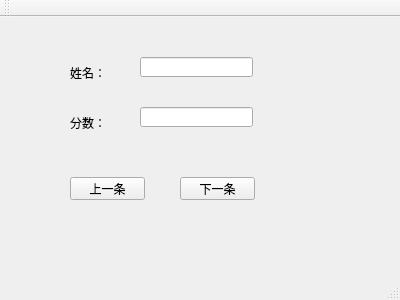
<?xml version="1.0" encoding="UTF-8"?>
<ui version="4.0">
 <class>MainWindow</class>
 <widget class="QMainWindow" name="MainWindow">
  <property name="geometry">
   <rect>
    <x>0</x>
    <y>0</y>
    <width>400</width>
    <height>300</height>
   </rect>
  </property>
  <property name="windowTitle">
   <string>MainWindow</string>
  </property>
  <widget class="QWidget" name="centralWidget">
   <widget class="QLabel" name="label">
    <property name="geometry">
     <rect>
      <x>70</x>
      <y>50</y>
      <width>54</width>
      <height>12</height>
     </rect>
    </property>
    <property name="text">
     <string>姓名：</string>
    </property>
   </widget>
   <widget class="QLabel" name="label_2">
    <property name="geometry">
     <rect>
      <x>70</x>
      <y>100</y>
      <width>54</width>
      <height>12</height>
     </rect>
    </property>
    <property name="text">
     <string>分数：</string>
    </property>
   </widget>
   <widget class="QLineEdit" name="lineEdit">
    <property name="geometry">
     <rect>
      <x>140</x>
      <y>40</y>
      <width>113</width>
      <height>20</height>
     </rect>
    </property>
   </widget>
   <widget class="QLineEdit" name="lineEdit_2">
    <property name="geometry">
     <rect>
      <x>140</x>
      <y>90</y>
      <width>113</width>
      <height>20</height>
     </rect>
    </property>
   </widget>
   <widget class="QPushButton" name="pushButton">
    <property name="geometry">
     <rect>
      <x>70</x>
      <y>160</y>
      <width>75</width>
      <height>23</height>
     </rect>
    </property>
    <property name="text">
     <string>上一条</string>
    </property>
   </widget>
   <widget class="QPushButton" name="pushButton_2">
    <property name="geometry">
     <rect>
      <x>180</x>
      <y>160</y>
      <width>75</width>
      <height>23</height>
     </rect>
    </property>
    <property name="text">
     <string>下一条</string>
    </property>
   </widget>
  </widget>
  <widget class="QMenuBar" name="menuBar">
   <property name="geometry">
    <rect>
     <x>0</x>
     <y>0</y>
     <width>400</width>
     <height>19</height>
    </rect>
   </property>
  </widget>
  <widget class="QToolBar" name="mainToolBar">
   <attribute name="toolBarArea">
    <enum>TopToolBarArea</enum>
   </attribute>
   <attribute name="toolBarBreak">
    <bool>false</bool>
   </attribute>
  </widget>
  <widget class="QStatusBar" name="statusBar"/>
 </widget>
 <layoutdefault spacing="6" margin="11"/>
 <resources/>
 <connections/>
</ui>
